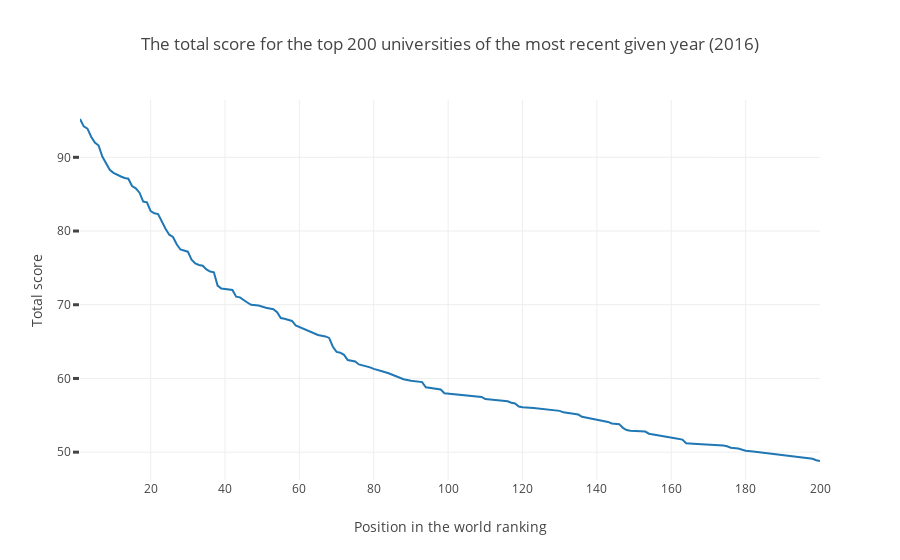

Notebook cell for this chart:
### Code cell
# Importeer nodige functies en modules
from plotly.offline import init_notebook_mode, iplot
import plotly.graph_objs as go

# Start notebook mode
init_notebook_mode(connected=True)

# Create random data with numpy
import numpy as np


# Create a trace
trace1 = go.Scatter(
    x=latest_year['world_rank'],
    y=latest_year['total_score'],
    mode = 'lines'
)

data = [trace1]

# Edit the layout
layout = dict(title = 'The total score for the top 200 universities of the most recent given year (2016)',
              xaxis = dict(title = 'Position in the world ranking'),
              yaxis = dict(title = 'Total score', ticklen= 6, tickwidth= 3),
              )

fig = dict(data=data, layout=layout)
iplot(fig, filename='basic-line')

### Figure 1 — Plotly figure (JSON) as saved in the notebook; plotly's stock layout.template omitted (floating-point values rounded to 4 significant figures; data arrays with more than 128 entries replaced by an {"elided": "..."} marker saying what was removed)
{"data": [{"mode": "lines", "type": "scatter", "uid": "2fcde555-448d-449a-8879-1baa6bd51fea", "x": {"elided": "198 int values"}, "y": {"elided": "198 float values"}}], "layout": {"title": {"text": "The total score for the top 200 universities of the most recent given year (2016)"}, "xaxis": {"title": {"text": "Position in the world ranking"}}, "yaxis": {"ticklen": 6, "tickwidth": 3, "title": {"text": "Total score"}}}}
